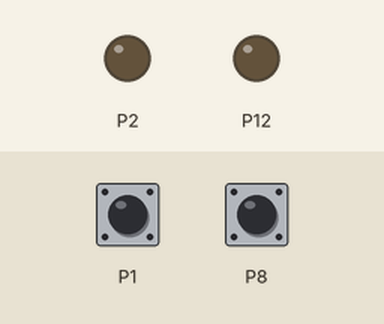
A program run on a simulated BBC micro:bit running MicroPython. Parts: output pins drawn as LEDs (lit = HIGH). The inputs (shaded band) are chosen by the test bench; at power-on: P1 LOW, P8 LOW.

Above: at 1.2 s.
1.3 s: P1 pulled HIGH for 0.15 s
At 1.37 s:
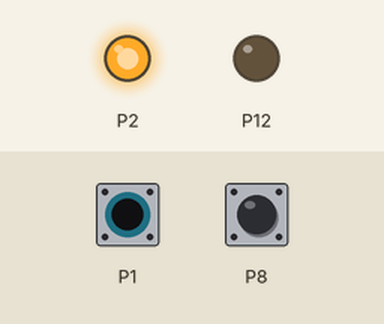
2.9 s: P8 pulled HIGH for 0.15 s
At 2.97 s:
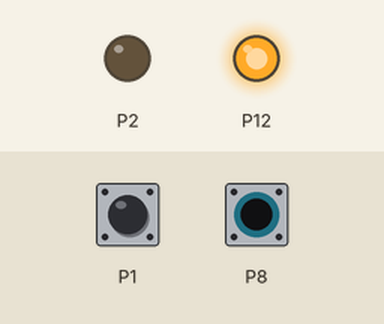
4.5 s: P8 pulled HIGH for 3.2 s
At 8.3 s:
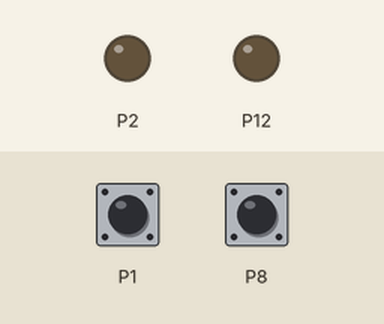
9.2 s: P1 pulled HIGH for 3.2 s
At 10.6 s:
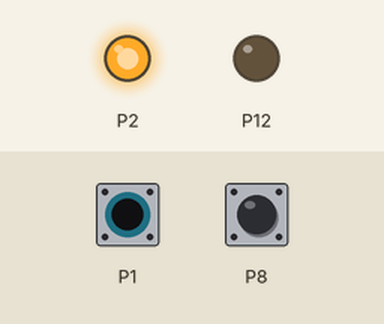
13.9 s: P1 driven HIGH and P8 driven HIGH
At 14.5 s:
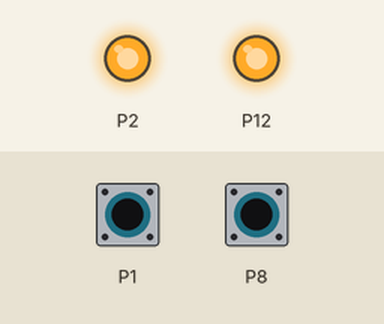
Timing chart, 0 to 16.4 s (numbered marks = the images above; inputs shaded):
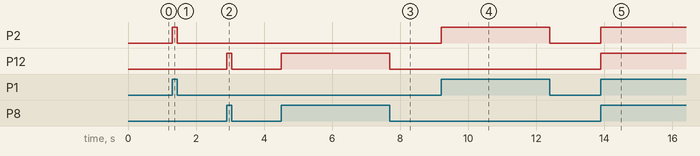

Measured:
- after the input at 1.3 s, P2: LOW → HIGH at once, → LOW 0.15 s later
- after the input at 2.9 s, P12: LOW → HIGH at once, → LOW 0.15 s later
- after the input at 4.5 s, P12: LOW → HIGH at once, → LOW 3.2 s later
- after the input at 9.2 s, P2: LOW → HIGH at once, → LOW 3.2 s later
- after the input at 13.9 s, P2, P12: LOW → HIGH at once

The program:

4-2.py
```python
from microbit import *

# Code in a 'while True:' loop repeats forever
while True:
    if pin1.read_digital()==1:
        pin2.write_digital(1)
    else:
        pin2.write_digital(0)
    if pin8.read_digital()==1:
        pin12.write_digital(1)
    else:
        pin12.write_digital(0)
    
```
